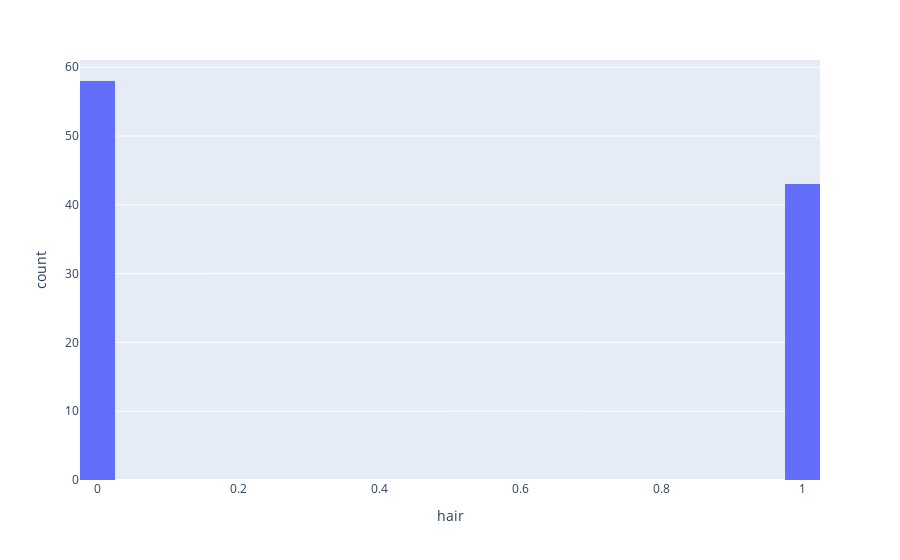
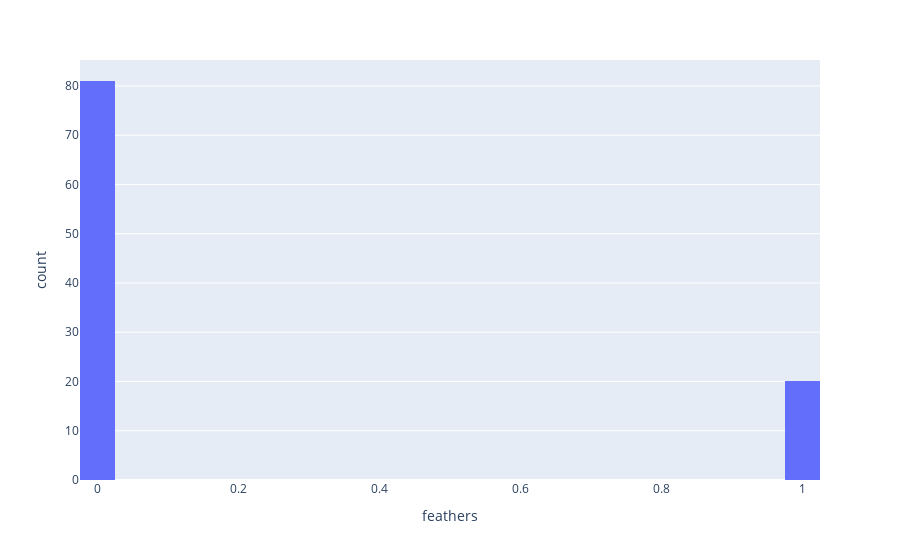
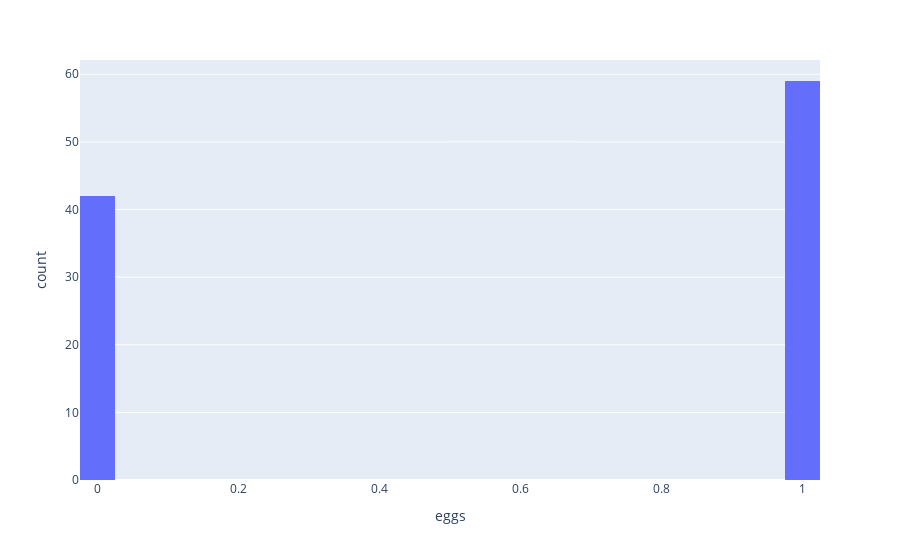
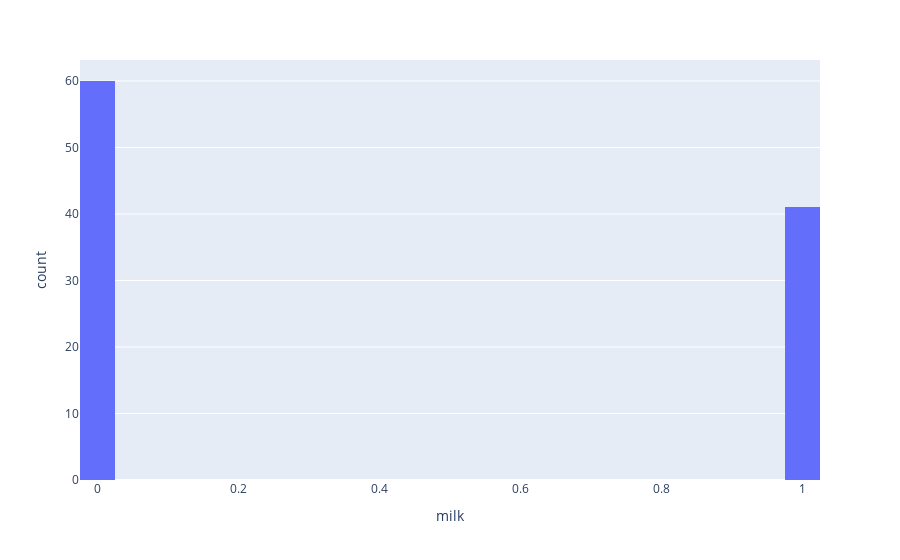

Source (notebook cell) for these figures, in order:
### Code cell
for col in data.select_dtypes(include=np.number).columns:
    fig = px.histogram(data, x=col, nbins=30)
    fig.show()

### Figure 1 — Plotly figure (JSON) as saved in the notebook; plotly's stock layout.template omitted (floating-point values rounded to 4 significant figures)
{"data": [{"alignmentgroup": "True", "bingroup": "x", "hovertemplate": "hair=%{x}<br>count=%{y}<extra></extra>", "legendgroup": "", "marker": {"color": "#636efa", "pattern": {"shape": ""}}, "name": "", "nbinsx": 30, "offsetgroup": "", "orientation": "v", "showlegend": false, "type": "histogram", "x": [1, 1, 0, 1, 1, 1, 1, 0, 0, 1, 1, 0, 0, 0, 0, 0, 0, 1, 0, 0, 0, 0, 1, 0, 0, 0, 0, 1, 1, 1, 0, 1, 1, 0, 0, 1, 1, 0, 0, 1, 1, 0, 0, 0, 1, 1, 0, 1, 1, 1, 1, 1, 0, 0, 1, 1, 0, 0, 0, 0, 0, 0, 0, 1, 1, 1, 0, 1, 1, 1, 1, 0, 0, 0, 1, 1, 0, 0, 0, 0, 0, 0, 0, 0, 1, 0, 0, 0, 0, 0, 0, 0, 0, 1, 1, 0, 1, 1, 1, 0, 0], "xaxis": "x", "yaxis": "y"}], "layout": {"barmode": "relative", "legend": {"tracegroupgap": 0}, "margin": {"t": 60}, "xaxis": {"anchor": "y", "domain": [0, 1], "title": {"text": "hair"}}, "yaxis": {"anchor": "x", "domain": [0, 1], "title": {"text": "count"}}}}

### Figure 2 — Plotly figure (JSON) as saved in the notebook; plotly's stock layout.template omitted (floating-point values rounded to 4 significant figures)
{"data": [{"alignmentgroup": "True", "bingroup": "x", "hovertemplate": "feathers=%{x}<br>count=%{y}<extra></extra>", "legendgroup": "", "marker": {"color": "#636efa", "pattern": {"shape": ""}}, "name": "", "nbinsx": 30, "offsetgroup": "", "orientation": "v", "showlegend": false, "type": "histogram", "x": [0, 0, 0, 0, 0, 0, 0, 0, 0, 0, 0, 1, 0, 0, 0, 0, 1, 0, 0, 0, 1, 1, 0, 1, 0, 0, 0, 0, 0, 0, 0, 0, 0, 1, 0, 0, 0, 1, 0, 0, 0, 1, 0, 1, 0, 0, 0, 0, 0, 0, 0, 0, 0, 0, 0, 0, 1, 1, 1, 1, 0, 0, 0, 0, 0, 0, 0, 0, 0, 0, 0, 1, 0, 0, 0, 0, 0, 0, 1, 1, 0, 0, 0, 1, 0, 0, 0, 1, 0, 0, 0, 0, 0, 0, 0, 1, 0, 0, 0, 0, 1], "xaxis": "x", "yaxis": "y"}], "layout": {"barmode": "relative", "legend": {"tracegroupgap": 0}, "margin": {"t": 60}, "xaxis": {"anchor": "y", "domain": [0, 1], "title": {"text": "feathers"}}, "yaxis": {"anchor": "x", "domain": [0, 1], "title": {"text": "count"}}}}

### Figure 3 — Plotly figure (JSON) as saved in the notebook; plotly's stock layout.template omitted (floating-point values rounded to 4 significant figures)
{"data": [{"alignmentgroup": "True", "bingroup": "x", "hovertemplate": "eggs=%{x}<br>count=%{y}<extra></extra>", "legendgroup": "", "marker": {"color": "#636efa", "pattern": {"shape": ""}}, "name": "", "nbinsx": 30, "offsetgroup": "", "orientation": "v", "showlegend": false, "type": "histogram", "x": [0, 0, 1, 0, 0, 0, 0, 1, 1, 0, 0, 1, 1, 1, 1, 1, 1, 0, 1, 0, 1, 1, 0, 1, 1, 1, 1, 0, 0, 0, 1, 0, 0, 1, 1, 0, 0, 1, 1, 1, 1, 1, 1, 1, 0, 0, 1, 0, 0, 0, 0, 1, 1, 1, 0, 0, 1, 1, 1, 1, 1, 1, 1, 1, 0, 0, 0, 0, 0, 0, 0, 1, 0, 1, 0, 0, 0, 1, 1, 1, 1, 1, 1, 1, 0, 1, 1, 1, 1, 1, 1, 1, 1, 0, 0, 1, 0, 1, 0, 1, 1], "xaxis": "x", "yaxis": "y"}], "layout": {"barmode": "relative", "legend": {"tracegroupgap": 0}, "margin": {"t": 60}, "xaxis": {"anchor": "y", "domain": [0, 1], "title": {"text": "eggs"}}, "yaxis": {"anchor": "x", "domain": [0, 1], "title": {"text": "count"}}}}

### Figure 4 — Plotly figure (JSON) as saved in the notebook; plotly's stock layout.template omitted (floating-point values rounded to 4 significant figures)
{"data": [{"alignmentgroup": "True", "bingroup": "x", "hovertemplate": "milk=%{x}<br>count=%{y}<extra></extra>", "legendgroup": "", "marker": {"color": "#636efa", "pattern": {"shape": ""}}, "name": "", "nbinsx": 30, "offsetgroup": "", "orientation": "v", "showlegend": false, "type": "histogram", "x": [1, 1, 0, 1, 1, 1, 1, 0, 0, 1, 1, 0, 0, 0, 0, 0, 0, 1, 0, 1, 0, 0, 1, 0, 0, 0, 0, 1, 1, 1, 0, 1, 1, 0, 0, 1, 1, 0, 0, 0, 0, 0, 0, 0, 1, 1, 0, 1, 1, 1, 1, 0, 0, 0, 1, 1, 0, 0, 0, 0, 0, 0, 0, 1, 1, 1, 1, 1, 1, 1, 1, 0, 0, 0, 1, 1, 0, 0, 0, 0, 0, 0, 0, 0, 1, 0, 0, 0, 0, 0, 0, 0, 0, 1, 1, 0, 1, 0, 1, 0, 0], "xaxis": "x", "yaxis": "y"}], "layout": {"barmode": "relative", "legend": {"tracegroupgap": 0}, "margin": {"t": 60}, "xaxis": {"anchor": "y", "domain": [0, 1], "title": {"text": "milk"}}, "yaxis": {"anchor": "x", "domain": [0, 1], "title": {"text": "count"}}}}
